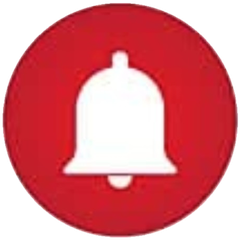
#> input picture clean_v2/assets/identity/bell_ORIGINAL.png, 240 x 240 px
$ python -i cover_studio.py   (imports and definitions only)
#> lines starting #> are read from the running program, lines starting #| are printed output that depends on the picture
#> further down, picture is the input picture: PIL image 240x240 RGBA; mean R, G, B, A 162.1, 63.1, 70.8, 191.9
from __future__ import annotations

import hashlib
import math
import subprocess
import tempfile
from functools import lru_cache
from pathlib import Path
from typing import Any, Iterable, Mapping

from .media import _run


IMAGE_SUFFIXES = {".png", ".jpg", ".jpeg", ".webp"}
FONT_BLACK = "black"
FONT_BOLD = "bold"
FONT_MEDIUM = "medium"

_FONT_NAMES = {
    "black": ("Cairo.ttf",),
    "bold": ("Cairo.ttf",),
    "medium": ("Cairo.ttf",),
}
_FONT_DIRS = (
    Path.home() / ".local/share/fonts/isco-cairo",
    Path("/usr/share/fonts/truetype"),
    Path("/usr/share/fonts/opentype"),
    Path("/usr/share/fonts"),
)

WHITE_TOP = (255, 255, 255, 255)
WHITE_BOTTOM = (224, 226, 229, 255)
GOLD_TOP = (246, 207, 83, 255)
GOLD_BOTTOM = (205, 146, 35, 255)
OUTLINE = (17, 14, 10, 255)
EXTRUSION = (45, 31, 20, 255)
SHADOW = (0, 0, 0, 145)

PROGRAM_NAME = "خارج النص"
CHANNEL_NAME = "نداء اليقظة"
TONE_PROFILE = "deep_neutral"
CHANNEL_COVER_VIBE = "grounded_depth_earned_progress"

_STOPWORDS = {
    "في", "من", "على", "إلى", "عن", "مع", "أن", "إن", "ثم", "أو", "بل",
    "لكن", "هذا", "هذه", "ذلك", "التي", "الذي", "ما", "لا", "لم", "لن",
    "كل", "فقط", "حين", "قبل", "بعد", "ليس", "كانت", "كان",
}


@lru_cache(maxsize=3)
def _resolve_font(kind: str) -> str:
    names = _FONT_NAMES.get(kind)
    if not names:
        raise RuntimeError(f"cover_studio_font_kind_invalid:{kind}")
    for directory in _FONT_DIRS:
        if not directory.exists():
            continue
        for name in names:
            direct = directory / name
            if direct.is_file():
                return str(direct)
            matches = list(directory.rglob(name))
            if matches:
                return str(matches[0])

    # Fontconfig is more portable across Ubuntu runner images than hard-coding
    # one package layout. It remains fully local and adds no provider call.
    family = "Cairo"
    style = "Black" if kind == "black" else ("Bold" if kind == "bold" else "Medium")
    try:
        result = subprocess.run(
            ["fc-match", "-f", "%{file}\\n", f"{family}:style={style}"],
            check=True,
            capture_output=True,
            text=True,
            timeout=10,
        )
        candidate = Path(result.stdout.splitlines()[0].strip()) if result.stdout.strip() else None
    except (OSError, subprocess.SubprocessError, IndexError):
        candidate = None
    if candidate is not None and candidate.is_file():
        return str(candidate)
    raise RuntimeError(f"cover_studio_font_missing:{kind}")


def _pil() -> tuple[Any, ...]:
    from PIL import Image, ImageDraw, ImageEnhance, ImageFilter, ImageFont, ImageStat, features

    if not features.check_feature("raqm"):
        raise RuntimeError("cover_studio_raqm_unavailable")
    for kind in (FONT_BLACK, FONT_BOLD, FONT_MEDIUM):
        _resolve_font(kind)
    return Image, ImageDraw, ImageEnhance, ImageFilter, ImageFont, ImageStat


def _clean(value: object) -> str:
    return " ".join(str(value or "").replace("\n", " ").split()).strip()


# [18 lines left out: function _extract_frame, not called in this run]


def _zone_detail(image, box: tuple[int, int, int, int]) -> float:
    Image, _, _, ImageFilter, _, ImageStat = _pil()
    sample = image.convert("L").crop(box).resize((96, 64), Image.Resampling.BILINEAR)
    edges = sample.filter(ImageFilter.FIND_EDGES)
    edge_mean = ImageStat.Stat(edges).mean[0]
    variance = ImageStat.Stat(sample).var[0] ** 0.5
    return float(edge_mean + variance * 0.35)


def _quiet_side(image) -> tuple[str, float]:
    width, height = image.size
#> width = 240; height = 240
    top = int(height * 0.10)
#> top = 24
    bottom = int(height * 0.62)
#> bottom = 148
    left = _zone_detail(image, (0, top, width // 2, bottom))
#> (the call stopped at in _resolve_font, `result = subprocess.run( ["fc-match", "-f", "%{file}\\n", f"{family}:s..`: subprocess is not available in this run)
#> in _zone_detail, `sample = image.convert("L").crop(box).resize((96, 64), Image.Resamplin..`:
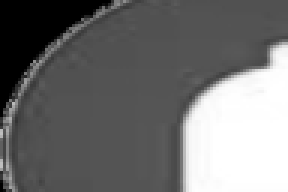
#> sample: PIL image 96x64 L (shown 3 times larger); min 0, max 255, mean 112.3
#> in _zone_detail, `edges = sample.filter(ImageFilter.FIND_EDGES)`:
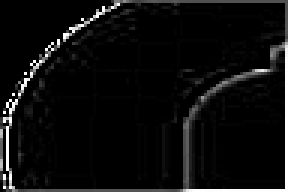
#> edges: PIL image 96x64 L (shown 3 times larger); min 0, max 255, mean 13.9
#> in _zone_detail, `edge_mean = ImageStat.Stat(edges).mean[0]`: edge_mean = 13.88
#> in _zone_detail, `variance = ImageStat.Stat(sample).var[0] ** 0.5`: variance = 77.09
#> left = 40.86
    right = _zone_detail(image, (width // 2, top, width, bottom))
#> call 2 of _zone_detail, with box = (120, 24, 240, 148)
#> (the call stopped at in _resolve_font, `result = subprocess.run( ["fc-match", "-f", "%{file}\\n", f"{family}:s..`: subprocess is not available in this run)
#> in _zone_detail (call 2), `sample = image.convert("L").crop(box).resize((96, 64), Image.Resamplin..`:
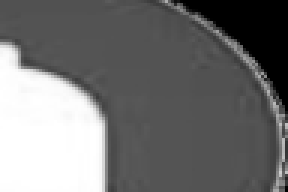
#> sample: PIL image 96x64 L (shown 3 times larger); min 0, max 255, mean 113.4
#> in _zone_detail (call 2), `edges = sample.filter(ImageFilter.FIND_EDGES)`:
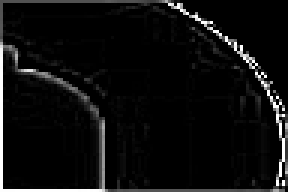
#> edges: PIL image 96x64 L (shown 3 times larger); min 0, max 255, mean 14
#> in _zone_detail (call 2), `edge_mean = ImageStat.Stat(edges).mean[0]`: edge_mean = 14.01
#> in _zone_detail (call 2), `variance = ImageStat.Stat(sample).var[0] ** 0.5`: variance = 77.3
#> right = 41.06
    delta = abs(left - right)
#> delta = 0.201
    if delta < 5.0:
        return "center", delta
    return ("left" if left < right else "right"), delta


# [353 lines left out: functions score_cover_candidate, rank_cover_candidates, _font, _fit_font, _text_width, _balanced_rows and 7 more, not called in this run]


def _stable_choice(values: list[str], *, key: str) -> str:
    digest = hashlib.sha256(key.encode("utf-8")).digest()
    return values[int.from_bytes(digest[:4], "big") % len(values)]


# [134 lines left out: functions _choose_layout, render_cover_studio, not called in this run]

>>> from PIL import Image
>>> picture = Image.open('assets/identity/bell_ORIGINAL.png')
>>> result = _quiet_side(picture)
#> result = ('center', 0.201)
